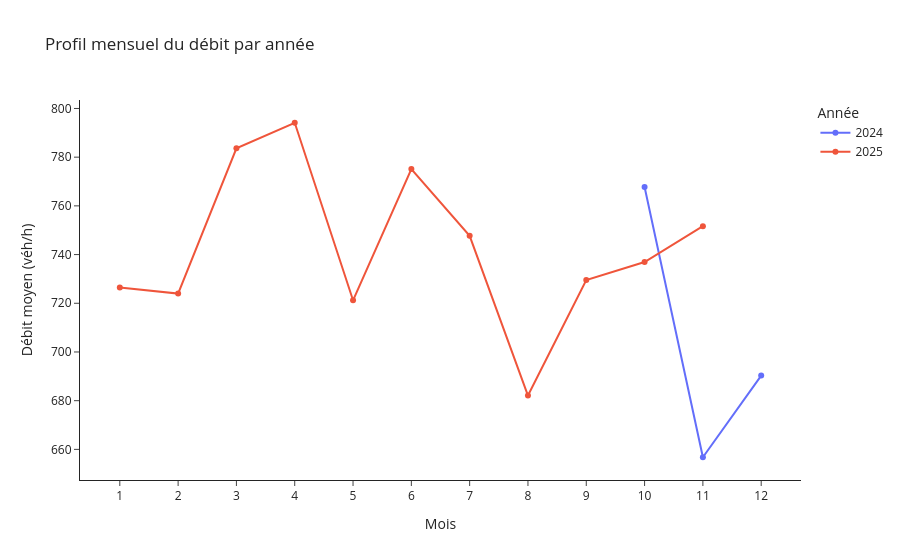

The notebook cell this image was saved under:
### Code cell
profil = (df_axe
          .groupby(['annee','mois'], as_index=False)['Débit horaire']
          .mean()
          .rename(columns={'Débit horaire':'debit_moyen'}))

fig = px.line(
    profil, x='mois', y='debit_moyen', color='annee',
    markers=True,
    title="Profil mensuel du débit par année",
    labels={'mois':'Mois', 'debit_moyen':'Débit moyen (véh/h)', 'annee':'Année'}
)
fig.update_layout(template='simple_white', xaxis=dict(dtick=1))
fig.show()

### Figure 1 — Plotly figure (JSON) as saved in the notebook; plotly's stock layout.template omitted (floating-point values rounded to 4 significant figures)
{"data": [{"hovertemplate": "Année=2024<br>Mois=%{x}<br>Débit moyen (véh/h)=%{y}<extra></extra>", "legendgroup": "2024", "line": {"color": "#636efa", "dash": "solid"}, "marker": {"symbol": "circle"}, "mode": "lines+markers", "name": "2024", "orientation": "v", "showlegend": true, "type": "scatter", "x": [10, 11, 12], "xaxis": "x", "y": [767.8, 656.8, 690.3], "yaxis": "y"}, {"hovertemplate": "Année=2025<br>Mois=%{x}<br>Débit moyen (véh/h)=%{y}<extra></extra>", "legendgroup": "2025", "line": {"color": "#EF553B", "dash": "solid"}, "marker": {"symbol": "circle"}, "mode": "lines+markers", "name": "2025", "orientation": "v", "showlegend": true, "type": "scatter", "x": [1, 2, 3, 4, 5, 6, 7, 8, 9, 10, 11], "xaxis": "x", "y": [726.5, 724.0, 783.7, 794.1, 721.2, 775.1, 747.7, 682.1, 729.6, 736.9, 751.7], "yaxis": "y"}], "layout": {"legend": {"title": {"text": "Année"}, "tracegroupgap": 0}, "title": {"text": "Profil mensuel du débit par année"}, "xaxis": {"anchor": "y", "domain": [0, 1], "dtick": 1, "title": {"text": "Mois"}}, "yaxis": {"anchor": "x", "domain": [0, 1], "title": {"text": "Débit moyen (véh/h)"}}}}
